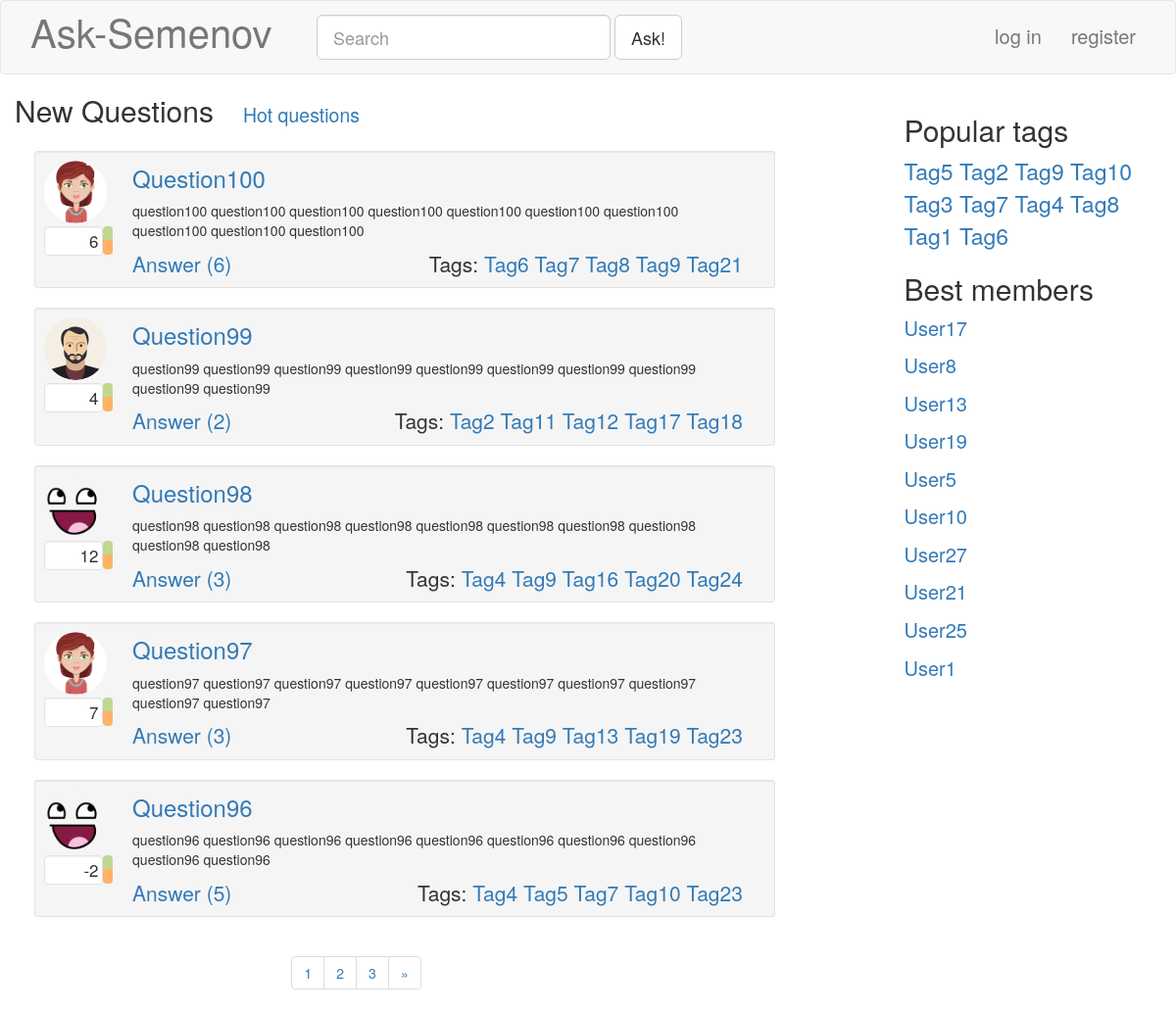
The app's page /, older data.
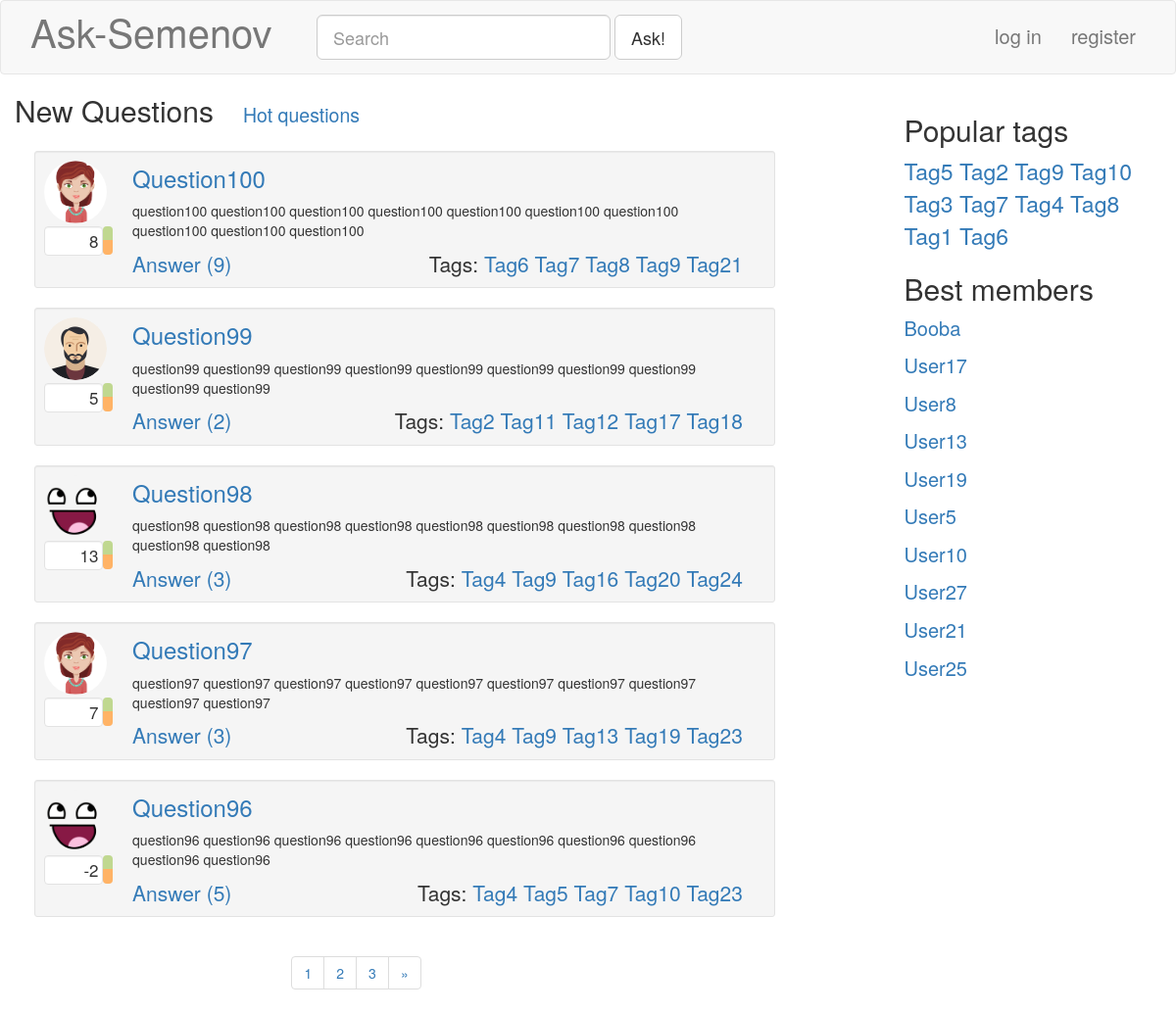
The same page, newer data.
### blog/models.py (models this page shows, shortened)
class Question( models.Model ):
	caption = models.CharField( null = False, blank = False, max_length = 100 )
	rating = models.IntegerField( null = False, default = 0 )
	text = models.TextField( null = False, blank = False )
	tags = models.ManyToManyField( 'Tag' )
	postDate = models.DateTimeField( null = False, blank = True, auto_now_add = True )
	author = models.ForeignKey( 'Profile', null = False, blank = False, on_delete = models.CASCADE )
	objects = QuestionManager()
	def answersCount( self ):
		return self.answer_set.count()
	class Meta:
		verbose_name = "Вопрос"
		verbose_name_plural = "Вопросы"

class Profile( models.Model ):
	user = models.OneToOneField( User, null = False, blank = False, on_delete = models.CASCADE )
	nickname = models.TextField( null = False, blank = False, max_length = 30 )
	image = models.ImageField( null = False, blank = True, upload_to = '', default = 'dummy.png', max_length = 100 )
	rating = models.IntegerField( null = False, default = 0 )
	objects = ProfileManager()
	class Meta:
		verbose_name = "Профиль"
		verbose_name_plural = "Профили"

class Tag( models.Model ):
	caption = models.CharField( unique = True, null = False, blank = False, max_length = 20 )
	objects = TagManager()
	def __str__( self ):
		return str( self.caption )
	class Meta:
		verbose_name = "Тэг"
		verbose_name_plural = "Тэги"

### blog/views.py (the view)
# urls.py: url(r'^$', blogViews.mainPage, name="mainPage"),
def mainPage( request ):
	result = makeBase( request );
	questions = Question.objects.date_sorted()
	result[ 'questions' ], result[ 'pageNumbers' ] = Paginate( request, questions, 5 )
	return render( request, 'index.html', result )

### blog/models.py (called while the page is built)
	def rating_sorted( self ):
		return super( TagManager, self ).annotate( questionCount = models.Count( 'question' ) ).order_by( '-questionCount' )

	def date_sorted( self ):
		return super( QuestionManager, self ).order_by( '-postDate', '-rating' )

	def rating_sorted( self ):
		return super( ProfileManager, self ).order_by( '-rating' )

### blog/views.py (called while the page is built)
def makeBase( request ):
	result = {
		'hotTags': Tag.objects.rating_sorted()[:10],
		'bestMembers': Profile.objects.rating_sorted()[:10],
	}
	if ( request.user.is_authenticated ):
		result[ 'profile' ] = Profile.objects.get_by_login( request.user.username )
	else:
		result[ 'profile' ] = None
	return result

def Paginate( request, container, perPage ):
	paginator = Paginator( container, perPage )
	pageNumber = request.GET.get( 'page' ) #gets page from get parameters
	try:
		page = paginator.page( pageNumber )
	except PageNotAnInteger:
		page = paginator.page( 1 )
	except EmptyPage:
		page = paginator.page( paginator.num_pages )
	pageNumbers = []
	for i in range( -2, 3 ):
		if ( page.number + i ) in paginator.page_range:
			pageNumbers.append( page.number + i )
	return page, pageNumbers

### templates/index.html (shortened to what this page needs)
{% extends "base.html" %}
{% load static %}
{% block extras %}<link rel="stylesheet" href="{% static "css/questionlist.css" %}"> {% endblock %}
{% block customContentCaption %}
<div class="container-fluid">
  {% url 'hotQuestions' as hotQuestionsURL %}
	<h2>New Questions<small class="ask-questionListSubHeader"><a href="{{ hotQuestionsURL }}">Hot questions</a></small></h2>
</div>
{% endblock %}
{% block customContent %}
<div class="container-fluid">
	<div class="col-md-11 ask-questionList">
	{% for question in questions %}
	{% include "singlequestion.html" %}
	{% endfor %}
	</div>
</div>
<nav class="col-md-offset-4" aria-label="Page navigation">
  <ul class="pagination">
  {% for pageNumber in pageNumbers %}
    <li><a href="?page={{ pageNumber }}">{{ pageNumber }}</a></li>
  {% endfor %}
  {% if questions.has_next %}
    <li>
      <a href="?page={{ questions.next_page_number }}" aria-label="Next">
        <span aria-hidden="true">&raquo;</span>
      </a>
    </li>
  {% endif %}
  </ul>
</nav>
{% endblock %}

### templates/base.html (shortened to what this page needs)
{% load static %}
<!DOCTYPE html>
<html>
	<head>
		<link rel="stylesheet" href="{% static "css/bootstrap.min.css" %}">
		<link rel="stylesheet" href="{% static "css/base.css" %}">
		{% block extras %}{% endblock %}
	</head>
	<body>
		<nav class="navbar navbar-default ask-navbar">
			<div class="container-fluid">
				<div class="navbar-header col-md-3">
		      		{% url 'mainPage' as mainPageURL %}
					<a class="navbar-brand ask-navbarBrand" href="{{ mainPageURL }}">Ask-Semenov</a>
				</div>
				<div class="collapse navbar-collapse">
					{% url 'askQuestion' as askURL %}
					<form class="navbar-form navbar-left" role="search" action="{{ askURL }}">
						<div class="form-group">
							<input id="ask-mainSearchField" class="form-control input-lg" type="text"  placeholder="Search">
						</div>
						<button type="submit" class="btn btn-lg btn-default">Ask!</button>
					</form>
				{% if profile %}
					<ul class="nav navbar-nav navbar-right">
						<li class="pull-right">
							<div class="media">
								<div class="media-left media-middle">
									<a class="navbar-link" href="#">
										<img id="ask-profilePicture" class="media-object img-circle" src="{{ profile.image.url }}">
									</a>
								</div>
								<div class="media-right">
									<h4> {{ profile.nickname }}</h4>
									<div>
										{% url 'settings' as settingsURL %}
										<a href="{{ settingsURL }}">Settings</a>
										{% url 'logout' as logoutURL %}
										<a href="{{ logoutURL }}">Log out</a>
									</div>
								</div>
							</div>
						</li>
					</ul>
				{% else %}
					<ul class="nav navbar-nav navbar-right ask-navbarLoginSection">
						<li>
							{% url 'login' as loginURL %}
							<a href="{{ loginURL }}">log in</a>
						</li>
						<li>
							{% url 'signup' as signupURL %}
							<a href="{{ signupURL }}">register</a>
						</li>
					</ul>
				{% endif %}
				</div>
			</div>
		</nav>
		<div class="row">
			<div class="container col-md-9">
			{% block customContentCaption %} {% endblock %}
			{% block customContent %}{% endblock %}
			</div>
			<div class="col-md-3 ask-rightColumn">
				<div class="ask-tagsBlock">
					<h2>Popular tags</h2>
					<div class="ask-popularTags">
					{% for tag in hotTags %}
					{% url 'taggedQuestions' tag as taggedQuestionsURL %}
						<a href="{{ taggedQuestionsURL }}">{{ tag.caption|title }}</a>
					{% endfor %}
					</div>
				</div>
				<div class="ask-bestMembersBlock">
					<h2>Best members</h2>
					<ul class="list-unstyled ask-bestMembers">
					{% for member in bestMembers %}
						<li><a href="#">{{ member.nickname }}</a></li>
					{% endfor %}
					</ul>
				</div>
			</div>
		</div>
	</body>
</html>

### templates/singlequestion.html
{% load static %}
<div id="question{{ question.id }}" class="well well-sm ask-questionListElement">
	<div class="media">
		<div class="media-left ask-questionListElementUserBlock">
			<a href="#">
				<img class="media-object img-circle ask-questionProfileImage" src="{{ question.author.image.url }}">
			</a>
			<div class="ask-questionRatingBlock">
				<div id="qrf{{ question.id }}" class="well pull-left text-right ask-questionRatingField">
					{{ question.rating }}
				</div>
				<div id="qrbg{{ question.id }}" class="btn-group-vertical pull-left ask-questionRatingButtonsGroup" role="group">
						<button type="button" class="btn ask-ratingButton ask-ratingUpButton"></button>
						<button type="button" class="btn ask-ratingButton ask-ratingDownButton"></button>
				</div>
			</div>
		</div>
		<div class="media-right ask-questionListElementQuestionBlock">
			{% url 'answer' question.id as questionURL %}
			<h3 class="ask-questionListElementCaption"><a href="{{ questionURL }}"> {{ question.caption }} </a></h3>
			<div><p> {{ question.text }} </p></div><br>
			<div class="ask-questionListElementBottomLine">
				{% url 'answer' question.id as questionURL %}
				<a class="lead" href="{{ questionURL }}">Answer ({{ question.answersCount }})</a>
				<span class="lead pull-right ask-questionListElementTags">
					Tags:
				{% for tag in question.tags.all %}
				{% url 'taggedQuestions' tag as taggedQuestionsUrl %}
					<a href="{{ taggedQuestionsUrl }}">{{ tag }}</a>
				{% endfor %}
				</span>
			</div>
		</div>
	</div>
</div>

Row changes from the older to the newer data that the page shows:
no longer on this page (row unchanged): Profile: nickname "User1"
changed Question "Question100": rating "6" → "8"; answersCount "6" → "9"
changed Question "Question99": rating "4" → "5"
changed Question "Question98": rating "12" → "13"
added Profile: nickname "Booba"
